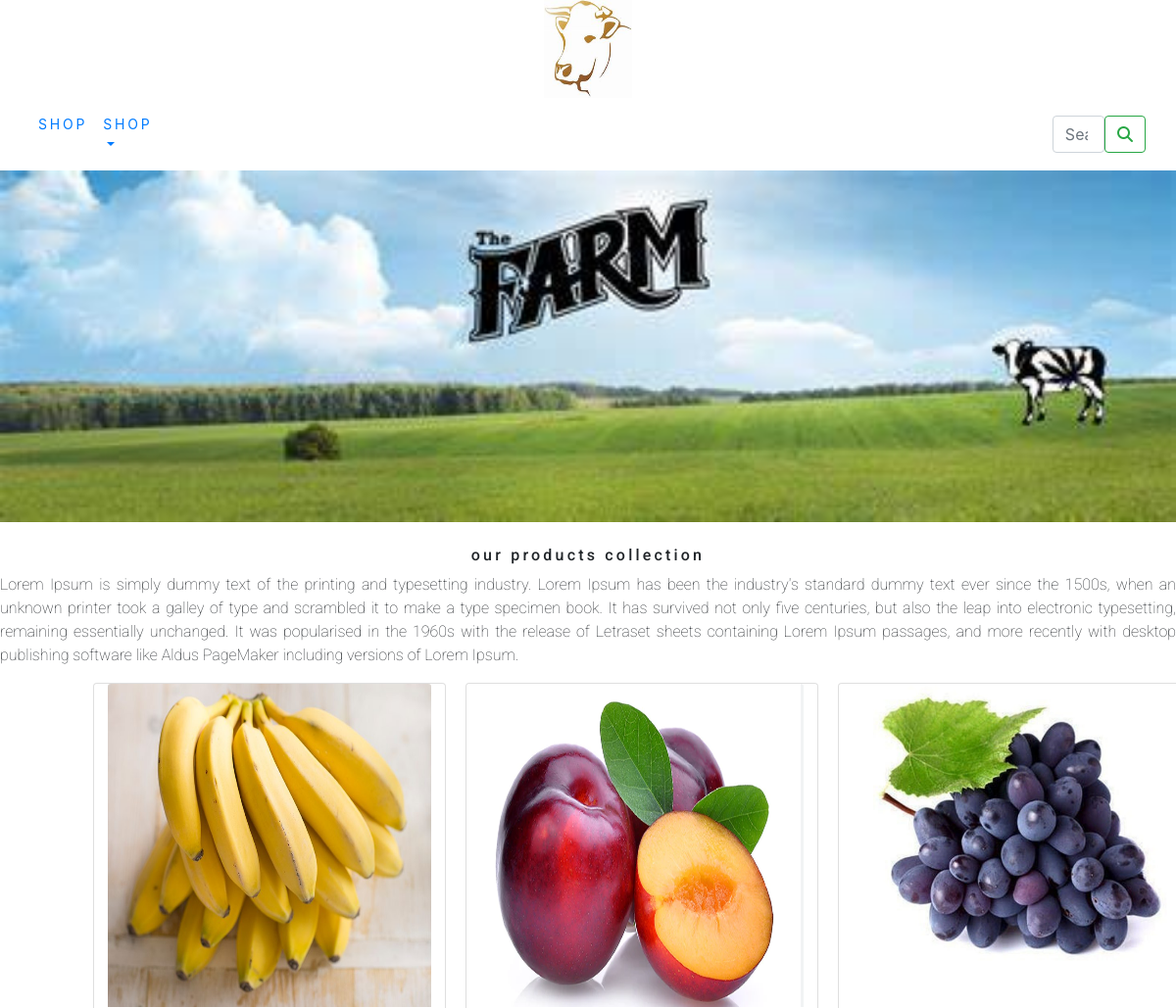
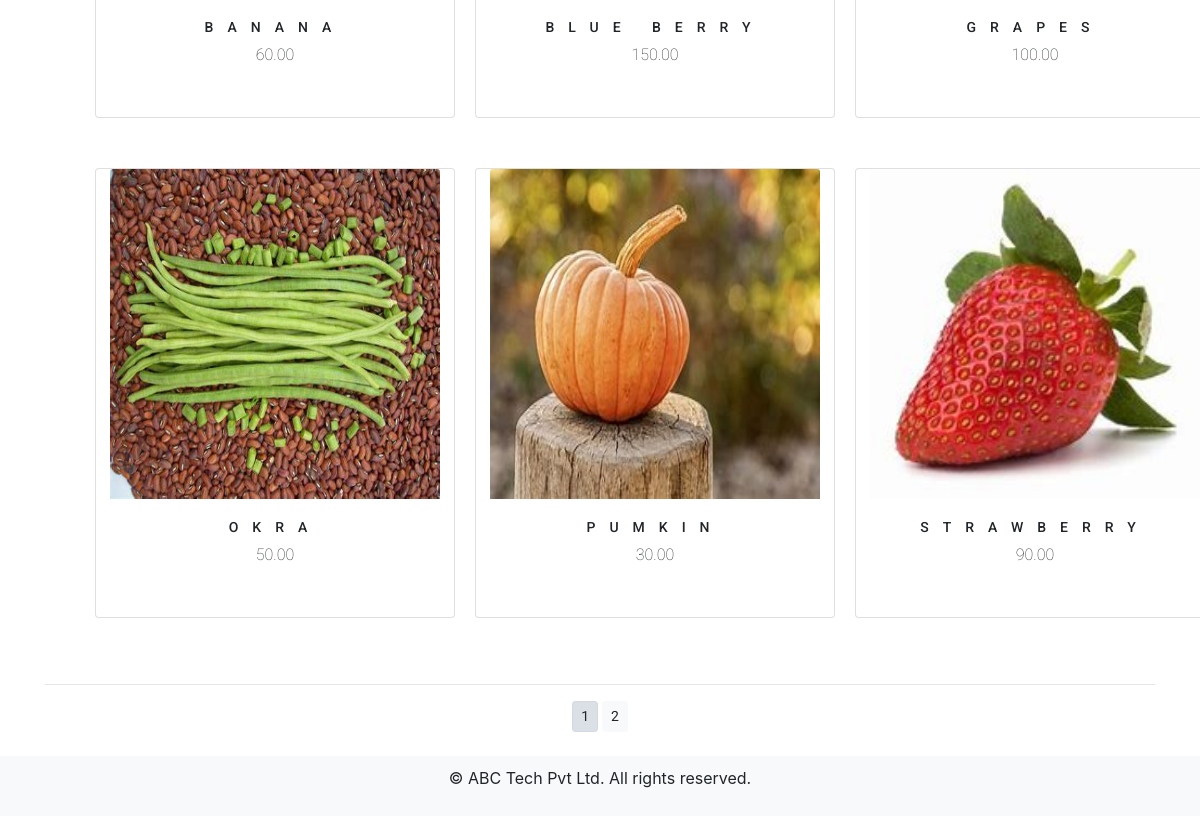
The app's page /shop/ with its own data (2 pictures, top to bottom).
### shop/models.py (models this page shows, shortened)
class Product(models.Model):
    name=models.CharField(max_length=250,unique=True)
    slug=models.SlugField(max_length=250,unique=True)
    description=models.TextField(blank=True)
    price=models.DecimalField(max_digits=10,decimal_places=2)
    category=models.ForeignKey(Category,on_delete=models.CASCADE)
    image = models.ImageField(upload_to='product', blank=True)
    stock=models.IntegerField()
    available=models.BooleanField(default=True)
    created=models.DateTimeField(auto_now_add=True)
    updated=models.DateTimeField(auto_now=True)
    def get_url(self):
        return reverse('shop:proDetail',args=[self.category.slug,self.slug])
    class Meta:
        ordering = ('name',)
        verbose_name = 'product'
        verbose_name_plural = 'products'

### shop/views.py (the view)
# urls.py: path('',views.allprodCat,name='allprodCat'),
def allprodCat(request,c_slug=None):
    c_page=None
    products_list=None
    if c_slug!=None:
        c_page=get_object_or_404(Category,slug=c_slug)
        products_list=Product.objects.all().filter(category=c_page,available=True)
    else:
        products_list=Product.objects.all().filter(available=True)
    paginator=Paginator(products_list,6)
    try:
        page=int(request.GET.get('page','1'))
    except :
        page=1
    try:
        products=paginator.page(page)
    except (EmptyPage,InvalidPage):
        products=paginator.page(paginator.num_pages)
    return render(request,"category.html",{'category':c_page,'products':products})

### cart/context_processors.py (called while the page is built)
def counter(request):
    item_count=0
    if 'admin' in request.path:
        return {}
    else:
        try:
            cart=Cart.objects.filter(cart_id=cart_id(request))
            cart_items=CartItem.objects.all().filter(cart=cart[:1])
            for cart_item in cart_items:
                item_count+= cart_item.quantity
        except Cart.DoesNotExist:
            item_count=0
    return dict(item_count=item_count)

### cart/views.py (called while the page is built)
def cart_id(request):
    cart=request.session.session_key
    if not cart:
        cart=request.session.create()
    return cart

### shop/context_processors.py (called while the page is built)
def menu_links(request):
    links=Category.objects.all()
    return dict(links=links)

### shop/models.py (called while the page is built)
    def get_url(self):
        return reverse('shop:products_by_category',args=[self.slug])

### templates/category.html (shortened to what this page needs)
{% extends 'base.html' %}
{% load static %}
{% block content %}
<div class="mx_auto">
    {% if category %}
        <img class="my_image" src="{{category.image.url}}" alt="{{category.name}}" width="330px" height="100px">
</div>
<br>
<div>
    <h1 class="text-center my_title">{{category.name}}</h1>
        <p class="text-justify">{{category.description}}</p>
</div>
   {% else %}
        <img class="my_image my_image_padding" src="{% static 'img/banner.png' %}" alt="our products" width="1900px" height="600px" align="center">
</div>
<br>
<div class ="font">
<div >
    <h1 class="text-center my_title">our products collection</h1>
    <p  class="text-justify">Lorem Ipsum is simply dummy text of the printing and typesetting industry. Lorem Ipsum has been the industry's standard dummy text ever since the 1500s, when an unknown printer took a galley of type and scrambled it to make a type specimen book. It has survived not only five centuries, but also the leap into electronic typesetting, remaining essentially unchanged. It was popularised in the 1960s with the release of Letraset sheets containing Lorem Ipsum passages, and more recently with desktop publishing software like Aldus PageMaker including versions of Lorem Ipsum.</p>
</div>
{% endif %}
<div class="container">
    <div class="row mx_auto">
        {% for product in products.object_list %}
        <div class="my_bottom_margin col-9 col-sm-12 col-md-4 col-lg-4">
            <div class="card text-center" style="width:360px; height:450px; margin-bottom:40px; margin-left:50px; margin-right:50px; ">
                <a href="{{product.get_url}}"><img class ="card-img-top my_image" src="{{product.image.url}}" alt="{{product.name}}"  style="width:330px;height:330px;"></a>
            <div class="card-body">
                <h4>{{product.name}}</h4>
                <p>{{product.price}}</p>
            </div>
            </div>
        </div>
        {% endfor %}
    </div>
<div class="mx-auto">
    {% if products.paginator.num_pages > 1 %}
    <hr>
    <div class="text-center">
        {% for pg in products.paginator.page_range %}
           <a href="?page={{pg}}"  class="btn btn-light btn-sm {% if products.number == pg %} active {% endif %}"}>{{pg}}</a>
    {% endfor %}
    </div>
    {% endif %}
</div>
    <br>
</div>
{% endblock %}

### templates/base.html (shortened to what this page needs)
<!DOCTYPE html>
{% load static %}
<html lang="en">
<head>
    <link rel="stylesheet" href=" {% static 'css/custom.css' %}">
{% include 'header.html' %}
{% include 'navbar.html' %}
{% block content %}
{% endblock %}
</div>
{% include 'footer.html' %}
<link rel="stylesheet" href="https://cdn.jsdelivr.net/npm/bootstrap@4.0.0/dist/css/bootstrap.min.css">
</body>
</html>

### templates/header.html
    {% load static %}
<header>
    <center>
        <a href="{% url 'shop:allprodCat' %}"></a><img src="{% static 'img/logo.png' %}" alt="image" width="90px" height="100px">
    </center>
</header>

### templates/navbar.html (shortened to what this page needs)
<nav class="navbar navbar-expand-lg bg-body-tertiary">
  <div class="container-fluid">
    <div class="collapse navbar-collapse" id="navbarSupportedContent">
      <ul class="navbar-nav me-auto mb-2 mb-lg-0">
        <li class="nav-item">
          <a class="nav-link" href="{% url 'shop:allprodCat' %}">shop</a>
        </li>
        <li class="nav-item dropdown {% if 'shop' in request.path %} active {% endif %}">
          <a class="nav-link dropdown-toggle" href="#" role="button" data-bs-toggle="dropdown" aria-expanded="false">
           Shop
          </a>
        </li>
      </ul>
      <form class="d-flex" action="{% url 'search_app:SearchResult' %} " method="get" role="search" style= "margin-left :80% ;" >
        <input class="form-control me-2" type="search"  placeholder="Search" name="q"  aria-label="Search" >
        <button class="btn btn-outline-success"  type="submit"  ><i class="fa-solid fa-magnifying-glass"></i></button>
      </form>
    </div>
  </div>
</nav>

### templates/footer.html (shortened to what this page needs)
<!DOCTYPE html>
<html lang="en">
<head>
</head>
<body>
  <footer class="mt-auto">
    <div class="footer">
      <p>&copy; ABC Tech Pvt Ltd. All rights reserved.</p>
    </div>
  </footer>
</body>
</html>

### static/css/custom.css (style rules this page uses)
body { font-family: 'Roboto', sans-serif; font-weight:100; }
.nav-item { letter-spacing:.2em; font-size:14px; text-transform :uppercase; }
.font { font-family: 'Roboto', sans-serif; font-weight:100; }
.my_image { width:100%; height:auto; }
.my_title { font-size:16px; text_transform:uppercase; letter-spacing:.2em; }
.my_image_padding { padding:5 px; }
.my_bottom_margin { margin-bottom:10px }
.card-body h4 { font-size:14px; text-transform:uppercase; letter-spacing:1em; }

### templates/footer.html (style rules this page uses)
body { display: flex; flex-direction: column; min-height: 100vh; margin: 0; }
.footer { background-color: #f8f9fa; padding: 10px; text-align: center; }

### records on screen
Product: image (picture), name "BANANA", price "60.00"
Product: image (picture), name "BLUE BERRY", price "150.00"
Product: image (picture), name "GRAPES", price "100.00"
Product: image (picture), name "OKRA", price "50.00"
Product: image (picture), name "PUMKIN", price "30.00"
Product: image (picture), name "STRAWBERRY", price "90.00"

### other values on screen
{{ pg }} "1" "2"
